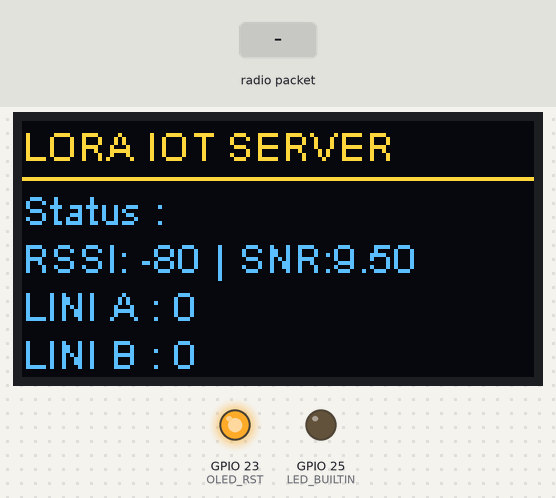
This sketch was run on a simulated ESP32. On the bench: 128×64 one-colour display, output pins drawn as LEDs (lit = HIGH). Inputs (shaded band) come from the test bench. The OLED is the two-colour kind (top 16 rows yellow); storage starts empty; no radio packets arrive unless stated; what the sketch prints to the serial monitor is not drawn.

Above: at 2.3 s.
2.4 s: radio packet "Concentrator|" arrives
At 4.1 s:
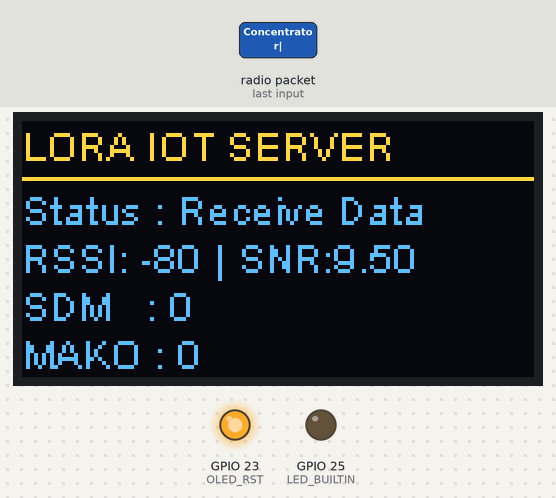
At 6.7 s:
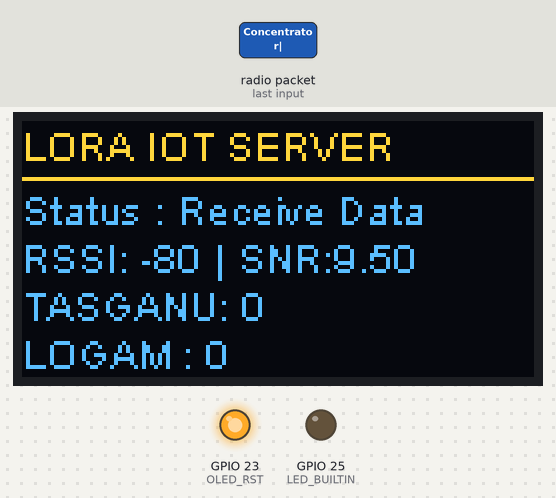
10.5 s: radio packet "4" arrives
At 11.0 s:
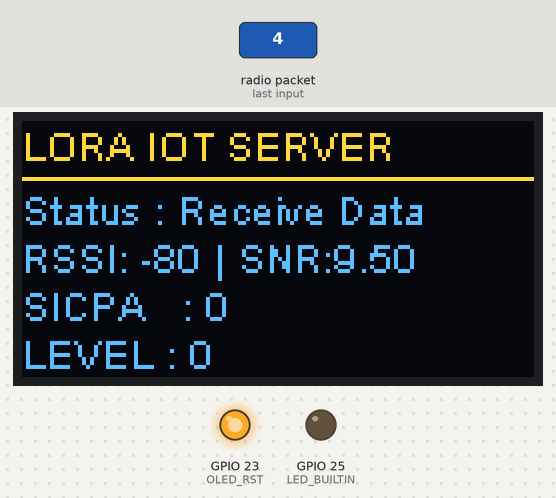
Timing chart, 0 to 13.5 s (numbered marks = the images above; inputs shaded):
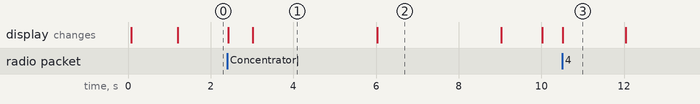

Measured:
- after the input at 2.4 s, the display: first changes at once (image 1 shows a later state)
- after the input at 10.5 s, the display: changes at once (image 3)
- what the display in image 1 shows lasts 3.0 s, from 3.0 s to 6.0 s
- what the display in image 3 shows lasts 1.5 s, from 10.5 s to 12.0 s

The sketch:

WTP_SERVER_2.ino
```cpp
// Load Library
#include <SPI.h>
#include <SD.h>
#include <LoRa.h>
#include <Wire.h>
#include "SSD1306Wire.h"
// Definisi pin untuk LoRa
#define LORA_SCK 5    // GPIO5  -- lora SCK
#define LORA_MISO 19  // GPIO19 -- lora MISO
#define LORA_MOSI 27  // GPIO27 -- lora MOSI
#define LORA_SS 18    // GPIO18 -- lora CS
#define LORA_RST 12   // GPIO12 -- RESET
#define LORA_DI0 26   // GPIO26 -- IRQ(Interrupt Request)
#define LORA_BAND 923E6

// Definisi pin untuk OLED
#define OLED_SDA 21
#define OLED_SCL 22
#define OLED_RST 23

#define LED_BUILTIN 25

String induk;
long nilai;

// Initialize the OLED display using Wire library
SSD1306Wire display(0x3c, OLED_SDA, OLED_SCL);

// SPI untuk SD card
SPIClass sdSPI(VSPI);

// SPI untuk LoRa
SPIClass loraSPI(HSPI);

// Receive Package Variable
int RxDataRSSI = 0;
float RxDataSNR;
char Str1[15];
// Parsing Data
String myString;
int i;
String dt[10];
boolean parsing = false;
int simpanOn = 0;
long SDM;
long MAKO;
long LINIA;
long LINIB;
long TASGANU;
long LOGAM;
long SICPA;
long LEVEL;
long SSDM;
long SMAKO;
long SLINIA;
long SLINIB;
long SLOGAM;
long STASGANU;
long SSICPA;
long SLEVEL;
long lastMsg=0;
long lastMsg1=0;
int grafik = 0;
String activity = "";
// Definisi pin untuk antarmuka SPI
#define SD_CS   13   // CS pin untuk SD card module
#define SD_MOSI 15   // MOSI pin untuk SD card module
#define SD_SCK  14   // SCK pin untuk SD card module
#define SD_MISO 2    // MISO pin untuk SD card module

void setup() {
  // START aktivas Oled
  pinMode(LED_BUILTIN, OUTPUT);
  pinMode(OLED_RST, OUTPUT);
  digitalWrite(OLED_RST, LOW);    // set GPIO16 low to reset OLED
  delay(50);
  digitalWrite(OLED_RST, HIGH);   // while OLED is running, must set GPIO16 in high、

  // INISIALISASI DISPLAY
  display.init();
  display.flipScreenVertically();
  display.setFont(ArialMT_Plain_10);
  // clear the display
  display.clear();
  display.setFont(ArialMT_Plain_16);
  display.drawString(0, 0, "SERVER ON");
  display.display();
  delay(1000);
  display.clear();
  // aktivasi Oled END

  // Nyalakan serial monitor
  Serial.begin(9600);
  while (!Serial);

  // Inisialisasi SPI untuk SD card
  sdSPI.begin(SD_SCK, SD_MISO, SD_MOSI, SD_CS);

  // Inisialisasi SPI untuk LoRa
  loraSPI.begin(LORA_SCK, LORA_MISO, LORA_MOSI, LORA_SS);

  // Inisialisasi LoRa
  LoRa.setSPI(loraSPI);
  LoRa.setPins(LORA_SS, LORA_RST, LORA_DI0);
  if (!LoRa.begin(LORA_BAND)) {
  display.setFont(ArialMT_Plain_10);
  display.drawString(0, 15, "> LoRa Initial fail!");
  display.display();

    while (1);
  }
  display.setFont(ArialMT_Plain_10);
  display.drawString(0, 15, "> LoRa Initial Ok!");
  display.display();

  // Inisialisasi SD card
  display.setFont(ArialMT_Plain_10);
  display.drawString(0, 25, "> Initial SD card");
  display.display();
  if (!SD.begin(SD_CS, sdSPI)) {
    display.setFont(ArialMT_Plain_10);
    display.drawString(0, 25, "> Initial SD card fail!");
    display.display();
    while (1);
  }
  display.setFont(ArialMT_Plain_10);
  display.drawString(0, 25, "> Initial SD card ok!");
  display.display();

  // Put the radio into receive mode
  LoRa.receive();
  display.setFont(ArialMT_Plain_10);
  display.drawString(0, 35, "> Get Data from SD card");
  display.display();
  bacaDariSD();
  display.setFont(ArialMT_Plain_10);
  display.drawString(0, 35, "> Get Data from SD card ok!");
  display.display();
}

void loop() {

  if((SSDM != SDM) || (SMAKO != MAKO) || (SLINIA != LINIA) || (SLINIB != LINIB)|| (STASGANU != TASGANU) || (SLOGAM != LOGAM)|| (SSICPA != SICPA)|| (SLEVEL != LEVEL)){
    SDM = SSDM;
    MAKO = SMAKO;
    LINIA = SLINIA;
    LINIB = SLINIB;
    TASGANU = STASGANU;
    LOGAM = SLOGAM;
    SICPA = SSICPA;
    LEVEL = SLEVEL;
    simpanData();
  }
  perbaruiScreen();
  receiveData();
  long now = millis();
  if (now - lastMsg > 3000){
    lastMsg = now;
    grafik++;
    if (grafik == 4){
      grafik = 0;
    }
    }
  long now1 = millis();
  if (now - lastMsg1 > 10000){
    lastMsg1 = now1;
    activity = "Send Data to Serial";
        Serial.print(SDM);
        Serial.print(",");
        Serial.print(MAKO);
        Serial.print(",");
        Serial.print(LINIA);
        Serial.print(",");
        Serial.print(LINIB);
        Serial.print(",");
        Serial.print(TASGANU);
        Serial.print(",");
        Serial.print(LOGAM);
        Serial.print(",");
        Serial.print(SICPA);
        Serial.print(",");
        Serial.println(LEVEL);
        activity = "Send Data to Serial done";
  }
}

void receiveData() {
  int packetSize = LoRa.parsePacket();
  if (packetSize) {
    // baca packet
    String receivedData = "";
    while (LoRa.available()) {
      activity = "Receive Data";
      receivedData += (char)LoRa.read();
    }
    // Parse the received data
    if (receivedData.startsWith("Concentrator|")) {
      int firstPipe = receivedData.indexOf('|');
      int secondPipe = receivedData.indexOf('|', firstPipe + 1);
      int thirdPipe = receivedData.indexOf('|', secondPipe + 1);
      int fourthPipe = receivedData.indexOf('|', thirdPipe + 1);
      int fivePipe = receivedData.indexOf('|', fourthPipe + 1);
      int sixPipe = receivedData.indexOf('|', fivePipe + 1);
      int sevenPipe = receivedData.indexOf('|', sixPipe + 1);
      int eightPipe = receivedData.indexOf('|', sevenPipe + 1);

      if (secondPipe != -1 && thirdPipe != -1 && fourthPipe != -1) {
        SSDM    = receivedData.substring(firstPipe + 1, secondPipe).toInt();
        SMAKO   = receivedData.substring(secondPipe + 1, thirdPipe).toInt();
        SLINIA  = receivedData.substring(thirdPipe + 1, fourthPipe).toInt();
        SLINIB  = receivedData.substring(fourthPipe + 1, fivePipe).toInt();
        STASGANU  = receivedData.substring(fivePipe + 1, sixPipe).toInt();
        SLOGAM  = receivedData.substring(sixPipe + 1, sevenPipe).toInt();
        SSICPA  = receivedData.substring(sevenPipe + 1, eightPipe).toInt();
        SLEVEL  = receivedData.substring(eightPipe + 1).toInt();
      }
    }
  }
}

void perbaruiScreen() {
  display.clear();
  // Line 1
  display.setFont(ArialMT_Plain_10);
  display.drawString(0, 0, "LORA IOT SERVER");
  // Line 2
  display.setFont(ArialMT_Plain_10);
  display.drawString(0, 3, "___________________________________________");
  // Line 3
  display.setFont(ArialMT_Plain_10);
  display.drawString(0, 16, "Status : " + activity);
  display.setFont(ArialMT_Plain_10);
  display.drawString(0, 28, "RSSI: " + String(LoRa.packetRssi()) + " | SNR:" + String(LoRa.packetSnr()));

  if (grafik == 0){
    display.setFont(ArialMT_Plain_10);
    display.drawString(0, 40, "LINI A : " + String(LINIA));
    display.setFont(ArialMT_Plain_10);
    display.drawString(0, 52, "LINI B : " + String(LINIB));
  }
  if (grafik == 1){
    display.setFont(ArialMT_Plain_10);
    display.drawString(0, 40, "SDM   : " + String(SDM));
    display.setFont(ArialMT_Plain_10);
    display.drawString(0, 52, "MAKO : " + String(MAKO));
  }
    if (grafik == 2){
    display.setFont(ArialMT_Plain_10);
    display.drawString(0, 40, "TASGANU: " + String(TASGANU));
    display.setFont(ArialMT_Plain_10);
    display.drawString(0, 52, "LOGAM : " + String(LOGAM));
  }
    if (grafik == 3){
    display.setFont(ArialMT_Plain_10);
    display.drawString(0, 40, "SICPA   : " + String(SICPA));
    display.setFont(ArialMT_Plain_10);
    display.drawString(0, 52, "LEVEL : " + String(LEVEL));
  }
  display.display();
}

void simpanData() {
  activity = "Simpan data";
  // Rekam data kedalam file excel "SDM.csv"
  File dataFile = SD.open("/DATABASE.csv", FILE_APPEND);
  if (dataFile) {
    dataFile.print(SDM);
    dataFile.print(",");
    dataFile.print(MAKO);
    dataFile.print(",");
    dataFile.print(LINIA);
    dataFile.print(",");
    dataFile.print(LINIB);
    dataFile.print(",");
    dataFile.print(TASGANU);
    dataFile.print(",");
    dataFile.print(LOGAM);
    dataFile.print(",");
    dataFile.print(SICPA);
    dataFile.print(",");
    dataFile.println(LEVEL);
    dataFile.close();

  } else {
  }
  simpanOn = 0;
  activity = "Stand by";
}

void bacaDariSD() {
  File dataFile = SD.open("/DATABASE.csv", FILE_READ);
  if (dataFile) {
    String lastLine = "";
    // Baca seluruh isi file dan simpan baris terakhir
    while (dataFile.available()) {
      lastLine = dataFile.readStringUntil('\n');
    }
    dataFile.close();

    if (lastLine.length() > 0) {
      // Pisahkan data menggunakan koma sebagai pemisah
      int firstComma = lastLine.indexOf(',');
      int secondComma = lastLine.indexOf(',', firstComma + 1);
      int thirdComma = lastLine.indexOf(',', secondComma + 1);
      int fourthComma = lastLine.indexOf(',', thirdComma + 1);
      int fiveComma = lastLine.indexOf(',', fourthComma + 1);
      int sixComma = lastLine.indexOf(',', fiveComma + 1);
      int sevenComma = lastLine.indexOf(',', sixComma + 1);

      if (firstComma != -1 && secondComma != -1 && thirdComma != -1) {
        SDM = lastLine.substring(0, firstComma).toInt();
        SSDM = lastLine.substring(0, firstComma).toInt();
        MAKO = lastLine.substring(firstComma + 1, secondComma).toInt();
        SMAKO = lastLine.substring(firstComma + 1, secondComma).toInt();
        LINIA = lastLine.substring(secondComma + 1, thirdComma).toInt();
        SLINIA = lastLine.substring(secondComma + 1, thirdComma).toInt();
//        LINIB = lastLine.substring(thirdComma + 1).toInt();
//        SLINIB = lastLine.substring(thirdComma + 1).toInt();
        LINIB = lastLine.substring(thirdComma + 1, fourthComma).toInt();
        SLINIB = lastLine.substring(thirdComma + 1, fourthComma).toInt();
        TASGANU = lastLine.substring(fourthComma + 1, fiveComma).toInt();
        STASGANU = lastLine.substring(fourthComma + 1, fiveComma).toInt();
        LOGAM = lastLine.substring(fiveComma + 1, sixComma).toInt();
        SLOGAM = lastLine.substring(fiveComma + 1, sixComma).toInt();
        SICPA = lastLine.substring(sixComma + 1, sevenComma).toInt();
        SSICPA = lastLine.substring(sixComma + 1, sevenComma).toInt();
        LEVEL = lastLine.substring(sevenComma + 1).toInt();
        SLEVEL = lastLine.substring(sevenComma + 1).toInt();

      } else {
      }
    } else {
    }
  } else {
  }
}
```
